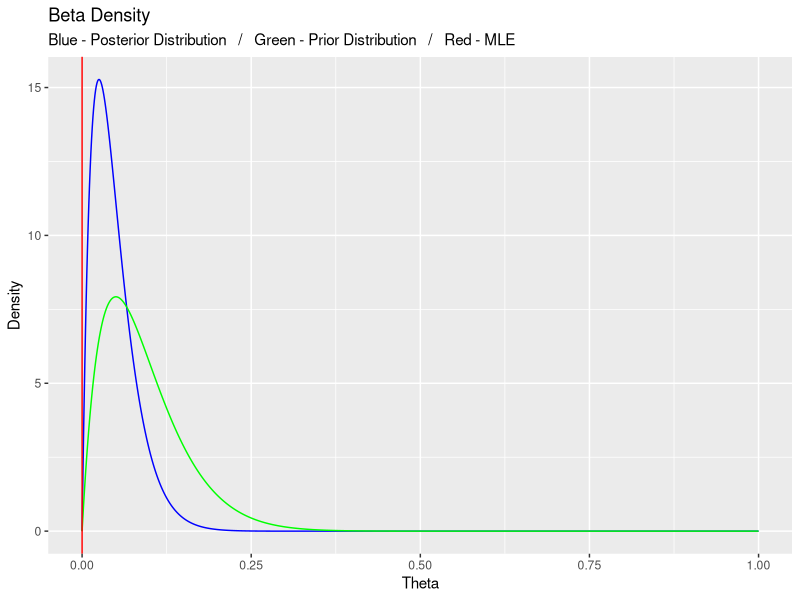

This figure's R source:

### Load in the necessary packages

library(ggplot2)
library(coda)



##### Problem 2 #####



## Set the parameter values

y <- 0
n <- 20
alpha <- 2
beta <- 20

## Set the theta values

theta <- seq(from = 0, to = 1, length.out = 1000)



### Part i ###



## Plot the posterior distribution

post_beta_dens <- dbeta(x = theta, shape1 = y + alpha, shape2 = (n - y) + beta)

ggplot() +
    geom_line(aes(x = theta, y = post_beta_dens), col = "blue") +
    geom_line(aes(x = theta, y = dbeta(x = theta, shape1 = alpha, shape2 = beta)), col = "green") +
    geom_vline(aes(xintercept = (y / n)), col = "red") +
    labs(x = "Theta", y = "Density", title = "Beta Density",
         subtitle = "Blue - Posterior Distribution   /   Green - Prior Distribution   /   Red - MLE")



### Part ii ###



## Draw a sample from my posterior distribution

post_beta_rand <- rbeta(n = 10000, shape1 = y + alpha, shape2 = (n - y) + beta)

## Compute the HPD interval

bayes_int <- as.vector(HPDinterval(as.mcmc(post_beta_rand), prob = 0.95)[1, 1:2])

## Calculate the MLE

y_hat <- (y / n)

## Compute the frequentist interval

freq_int <- c((y_hat) - (1.96 * (sqrt(y_hat * (1 - y_hat)) / 2)),
              (y_hat) + (1.96 * (sqrt(y_hat * (1 - y_hat)) / 2)))



### Part iii ###



## Compute the log odds of our posterior beta distrbution

odds_samp <- log(post_beta_rand / (1 - post_beta_rand))

## Compute the HPS interval

bayes_int_odds <- as.vector(HPDinterval(as.mcmc(odds_samp), prob = 0.95)[1, 1:2])



##### Problem 3 #####
